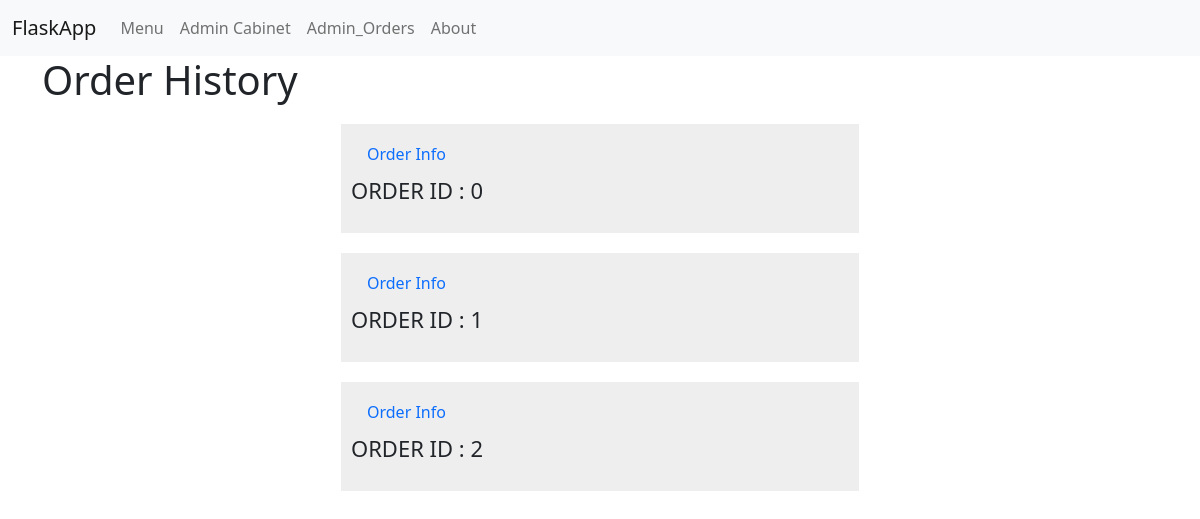
Screenshot of /admin/orders (signed in) with the database file from the repository.
### tables this page shows
CREATE TABLE Orders (ID INTEGER NOT NULL UNIQUE, User INTEGER NOT NULL, Adress INTEGER NOT NULL, price INTEGER NOT NULL, Ccal INTEGER NOT NULL, Fat INTEGER NOT NULL, Protein INTEGER NOT NULL, Carbon INTEGER NOT NULL, Coment TEXT, Order_date INTEGER NOT NULL, Rate INTEGER, FOREIGN KEY (User) REFERENCES User (ID), FOREIGN KEY (Adress) REFERENCES Address (ID), PRIMARY KEY (ID AUTOINCREMENT));

### view.py (the view)
def admin_orders():
    if request.method == 'GET':
        return render_template('orders.html',
                               result=db_get_data(SQLiteDB('Dishes.db'), 'Orders', ['*'])
                               )

### db_methods.py (called while the page is built)
def dict_factory(cursor, row):
    d = {}
    for idx, col in enumerate(cursor.description):
        d[col[0]] = row[idx]
    return d

    def __enter__(self):
        return self

    def __exit__(self, exc_type, exc_val, exc_tb):
        self.connect.commit()
        self.connect.close()

    def sql_query(self, query, all_data=True):
        answer = self.cursor.execute(query)
        if all_data:
            return answer.fetchall()
        else:
            return answer.fetchone()

    def select_from(self, table_name, columns: list, param=None, all_data=True):
        columns = ','.join(columns)
        query = f"SELECT {columns} FROM {table_name}"
        if param:
            param = ' and '.join([f"{key}='{value}'" for key, value in param.items()])
            query += f" WHERE {param}"
        if all_data:
            return self.sql_query(query)
        else:
            return self.sql_query(query, all_data=False)

### view.py (called while the page is built)
def db_get_data(data_base, tables, *args, params=None, get_all=True):
    with data_base as db:
        result = db.select_from(tables, *args, param=params, all_data=get_all)
    return result

### templates/orders.html
{% extends 'user.html' %}
{% block content %}
    <h1>{% block title %}Order History{% endblock %}</h1>
    <div style="width: 50%; margin: auto">
        {% for item in result %}
            <div style="padding: 10px; background-color: #EEE; margin: 20px">
                {% for key, value in item.items() %}
                {% if key == 'ID' %}
                <a class="nav-link" href="{{ url_for('admin_order', order_id=value)  }}">Order Info</a>
                <p style="font-size: 22px">ORDER ID : {{value}}</p>
                {% endif %}
                {% endfor %}
            </div>
        {% endfor %}
    </div>
{% endblock %}

### rows the page displays
Orders: item "0"
Orders: item "1"
Orders: item "2"
